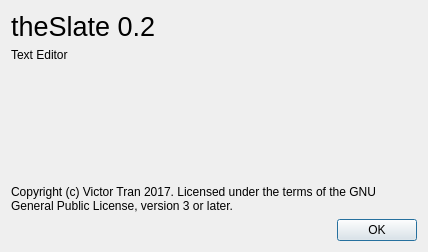
<?xml version="1.0" encoding="UTF-8"?>
<ui version="4.0">
 <class>AboutWindow</class>
 <widget class="QDialog" name="AboutWindow">
  <property name="geometry">
   <rect>
    <x>0</x>
    <y>0</y>
    <width>428</width>
    <height>252</height>
   </rect>
  </property>
  <property name="windowTitle">
   <string>About theSlate</string>
  </property>
  <layout class="QVBoxLayout" name="verticalLayout">
   <item>
    <widget class="QLabel" name="label">
     <property name="font">
      <font>
       <pointsize>20</pointsize>
      </font>
     </property>
     <property name="text">
      <string>theSlate 0.2</string>
     </property>
    </widget>
   </item>
   <item>
    <widget class="QLabel" name="label_2">
     <property name="text">
      <string>Text Editor</string>
     </property>
    </widget>
   </item>
   <item>
    <spacer name="verticalSpacer">
     <property name="orientation">
      <enum>Qt::Vertical</enum>
     </property>
     <property name="sizeHint" stdset="0">
      <size>
       <width>20</width>
       <height>40</height>
      </size>
     </property>
    </spacer>
   </item>
   <item>
    <widget class="QLabel" name="label_3">
     <property name="text">
      <string>Copyright (c) Victor Tran 2017. Licensed under the terms of the GNU General Public License, version 3 or later.</string>
     </property>
     <property name="wordWrap">
      <bool>true</bool>
     </property>
    </widget>
   </item>
   <item>
    <layout class="QHBoxLayout" name="horizontalLayout">
     <item>
      <spacer name="horizontalSpacer">
       <property name="orientation">
        <enum>Qt::Horizontal</enum>
       </property>
       <property name="sizeHint" stdset="0">
        <size>
         <width>40</width>
         <height>20</height>
        </size>
       </property>
      </spacer>
     </item>
     <item>
      <widget class="QPushButton" name="okButton">
       <property name="text">
        <string>OK</string>
       </property>
       <property name="icon">
        <iconset theme="dialog-ok">
         <normaloff>.</normaloff>.</iconset>
       </property>
      </widget>
     </item>
    </layout>
   </item>
  </layout>
 </widget>
 <resources/>
 <connections/>
</ui>
